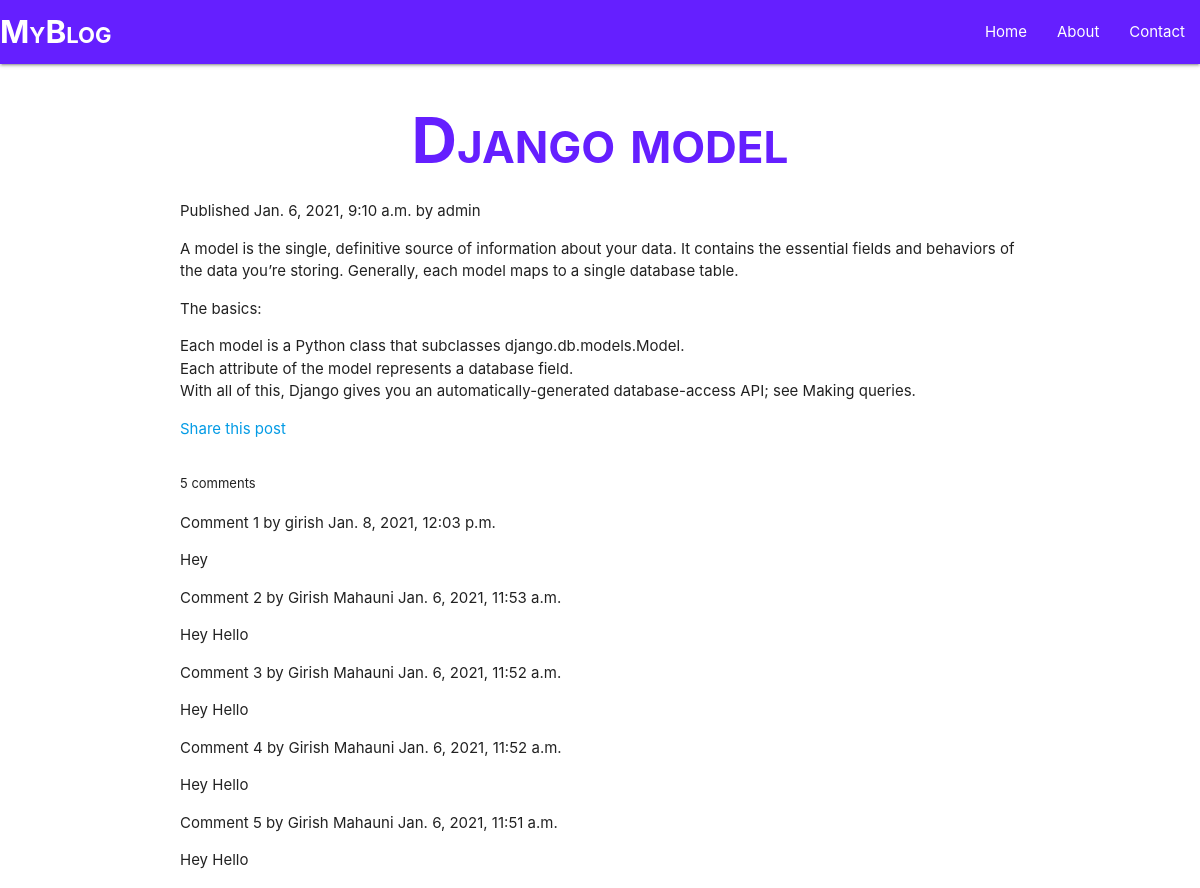
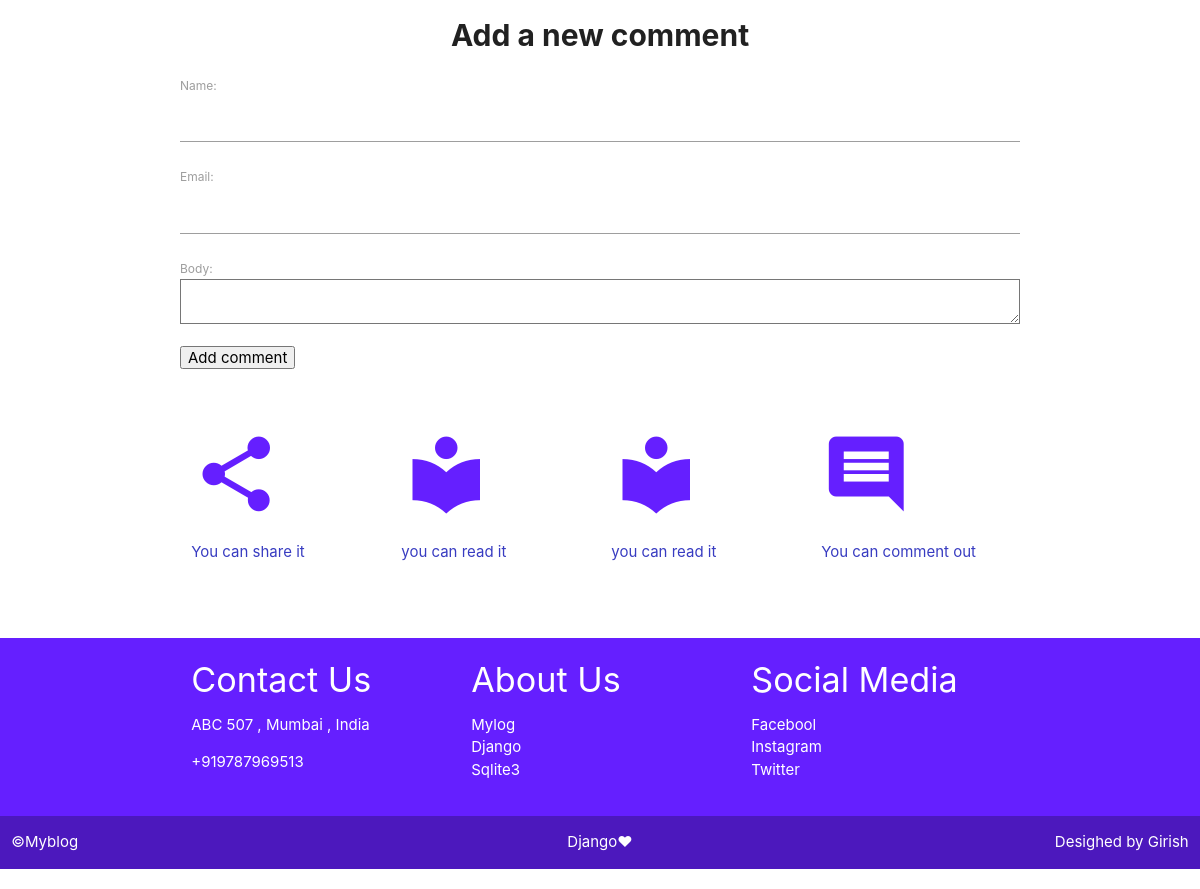
/blog/2021/1/6/django-model/, run on the app's committed database (2 pictures, top to bottom).
### blog/models.py (models this page shows, shortened)
class Post(models.Model):
    STATUS_CHOICES = (
            ('draft' , 'Draft'),
            ('published' , 'Published'),
    )
    title = models.CharField(max_length=250)
    slug = models.SlugField(max_length=250,unique_for_date='publish')
    author = models.ForeignKey(User , on_delete=models.CASCADE , related_name='blog_post')
    body = models.TextField()
    publish = models.DateTimeField(default=timezone.now)
    created = models.DateTimeField(auto_now_add=True)
    updated = models.DateTimeField(auto_now_add=True)
    status = models.CharField(max_length=10 , choices=STATUS_CHOICES , default='draft')
    objects = models.Manager()
    published = PublishedManager()
    class Meta:
        ordering = ('-publish',)

class Comment(models.Model):
    post = models.ForeignKey(Post,on_delete=models.CASCADE,related_name='comments')
    name = models.CharField(max_length=80)
    email = models.EmailField()
    body = models.TextField()
    created = models.DateTimeField(auto_now_add=True)
    updated = models.DateTimeField(auto_now=True)
    active = models.BooleanField(default=True)
    class Meta:
        ordering = ('-created',)

### blog/views.py (the view)
# urls.py: path('<int:year>/<int:month>/<int:day>/<slug:post>/',views.post_detail,name='post_detail'),
def post_detail(request, year, month, day, post):
    post = get_object_or_404(Post, slug=post, status='published',
                             publish__year=year, publish__month=month, publish__day=day)
    comments = post.comments.filter(active=True)
    new_comment = None
    if request.method == 'POST':
        comment_form = CommentForm(data=request.POST)
        if comment_form.is_valid():
            new_comment = comment_form.save(commit=False)
            new_comment.post = post
            new_comment.save()
    else:
        comment_form = CommentForm()
    return render(request, 'blog/post/detail.html', {'post': post , 'comments' : comments , 'new_comments' : new_comment , 'comment_form' : comment_form} )

### blog/forms.py
class CommentForm(forms.ModelForm):
    class Meta:
        model = Comment
        fields = ('name' , 'email' , 'body')

### blog/templates/blog/post/detail.html (shortened to what this page needs)
{% extends "blog/base.html" %}
{% block content %}
<div class = 'container '>
        <h1 class  = 'blogTitle center-align'>{{ post.title }}</h1>
        <p class="date">
        Published {{ post.publish }} by {{ post.author }}
        </p>
        {{ post.body|linebreaks }}
        <p>
        <a href="{% url "blog:post_share" post.id %} " class  = 'center-align'>Share this post </a>
        </p>
        <section class = 'preComment'>
                {% with comments.count as total_comments %}
                <h2 class = 'countComment'>
                {{ total_comments }} comment{{ total_comments|pluralize }}
                </h2>
                {% endwith %}
                    {% for comment in comments %}
                    <div class="comment">
                    <p class="info">
                    Comment {{ forloop.counter }} by {{ comment.name }}
                    {{ comment.created }}
                    </p>
                    {{ comment.body|linebreaks }}
                    </div>
                    {% empty %}
                    <p>There are no comments yet.</p>
                    {% endfor %}
        </section>
        <section>
                    {% if new_comment %}
                    <h2>Your comment has been added.</h2>
                    {% else %}
                    <h2 class  = 'addComment center-align'>Add a new comment</h2>
                    <form action="." method="post">
                    {{ comment_form.as_p }}
                    <p><input type="submit" value="Add comment"></p>
                    </form>
                    {% endif %}
        </section>
</div>
{% endblock %}

### blog/static/css/style.css (style rules this page uses)
.addComment { font-weight: bold; font-size: 200%; }
.blogTitle { color: #651fff; font-weight: bold; font-variant: small-caps; }
.countComment { font-weight: normal; font-size: small; }

### data on the page
Post: title "Django model", publish "Jan. 6, 2021, 9:10 a.m.", author "admin", body "A model is the single, definitive source of information about your data. It contains the essential fields and behaviors of the data you’re storing. Generally, each model maps to a single database table. The basics: Each model is a Python class that subclasses django.db.models.Model. Each attribute of the model represents a database field. With all of this, Django gives you an automatically-generated database-access API; see Making queries."
Comment: name "girish", created "Jan. 8, 2021, 12:03 p.m.", body "Hey"
Comment: name "Girish Mahauni", created "Jan. 6, 2021, 11:53 a.m.", body "Hey Hello"
Comment: name "Girish Mahauni", created "Jan. 6, 2021, 11:52 a.m.", body "Hey Hello"
Comment: name "Girish Mahauni", created "Jan. 6, 2021, 11:52 a.m.", body "Hey Hello"
Comment: name "Girish Mahauni", created "Jan. 6, 2021, 11:51 a.m.", body "Hey Hello"

### other printed values
{{ total_comments }} "5"
